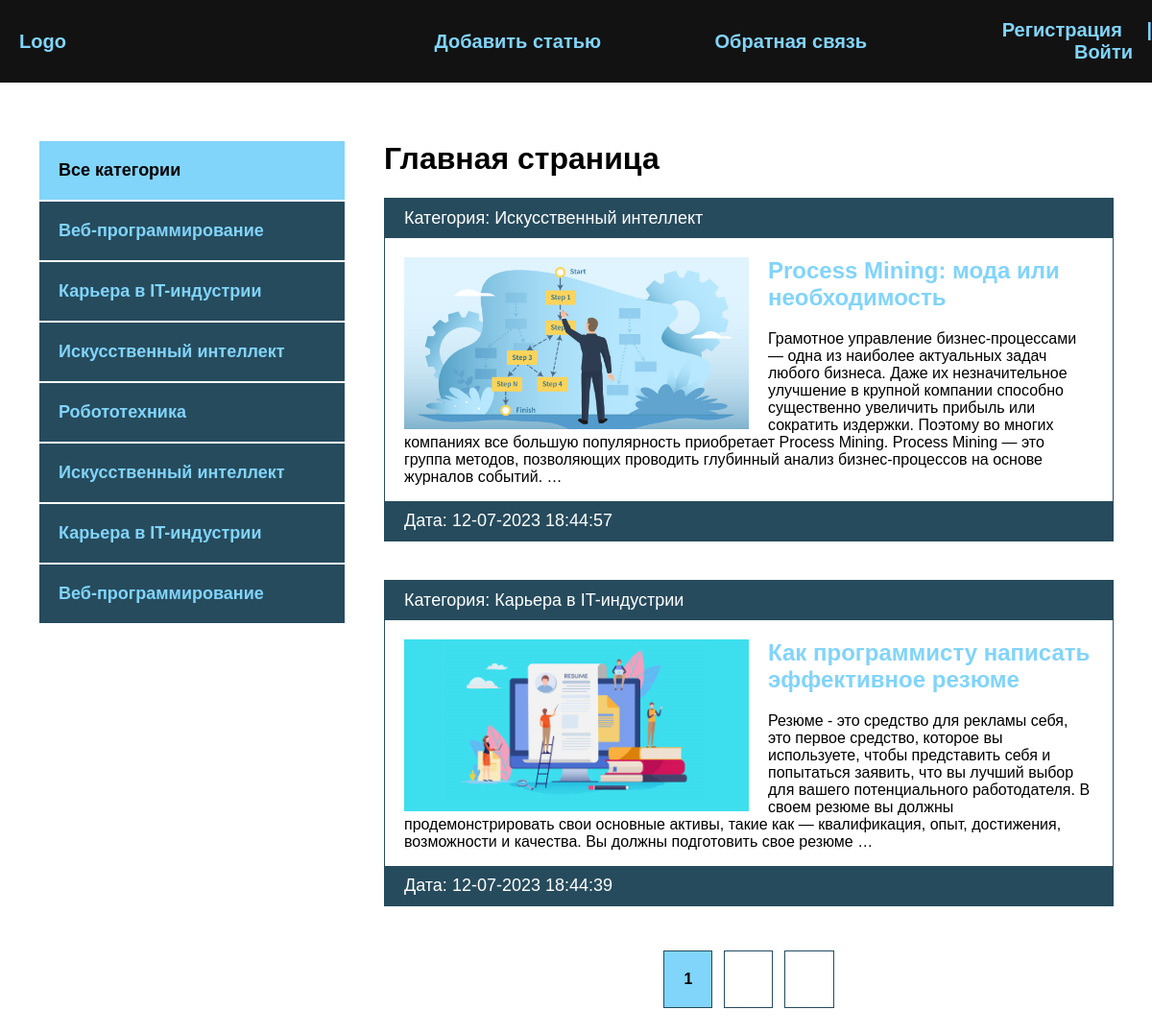
/, run on an earlier commit of the app's database.
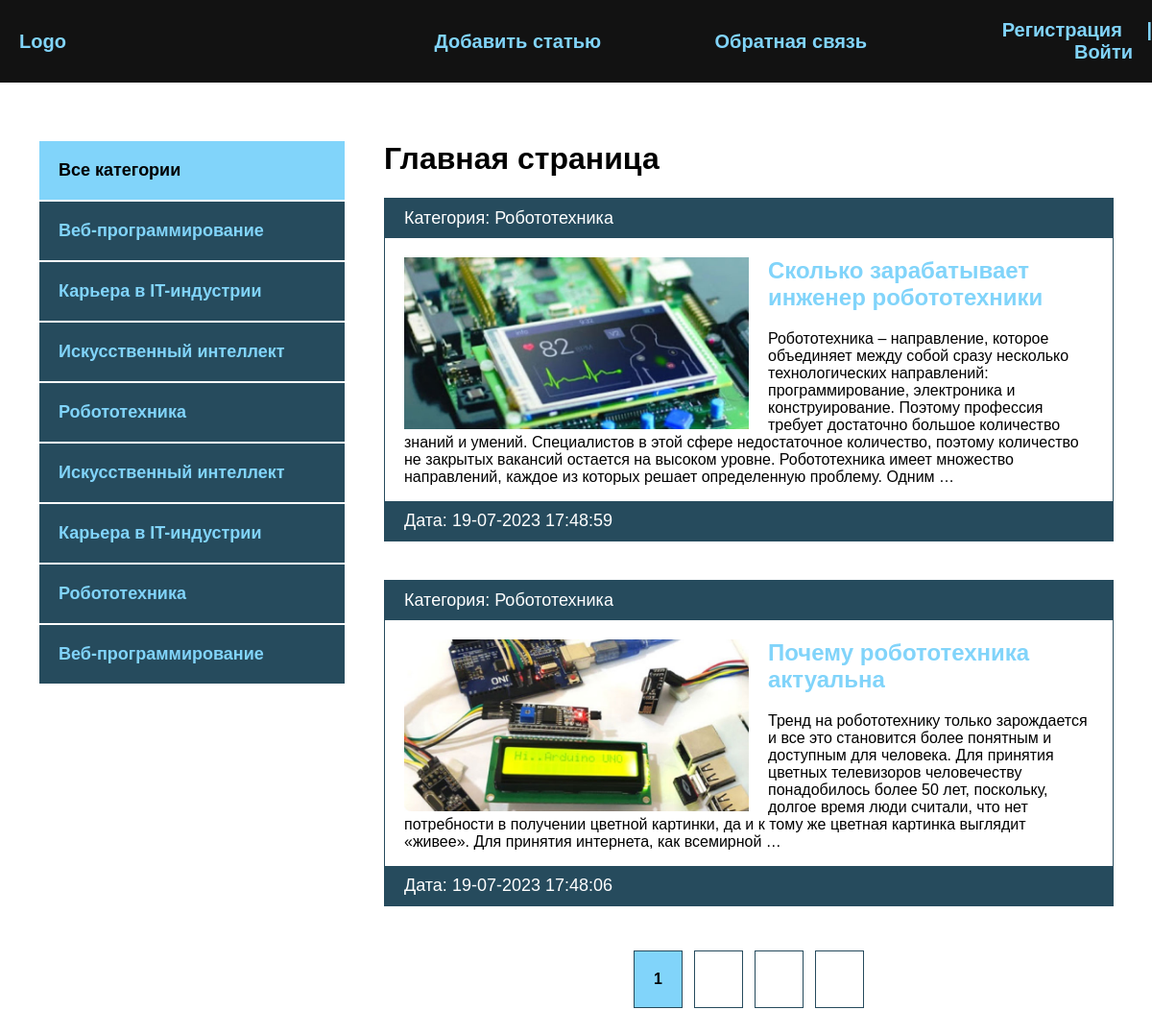
And on a later commit of the database.
### blog/models.py (models this page shows, shortened)
class Category(models.Model):
    name = models.CharField(max_length=100, verbose_name='Категория')
    slug = models.SlugField(max_length=100, unique=True, verbose_name='URL')
    def __str__(self):
        return self.name
    def get_absolute_url(self):
        return reverse('category', kwargs={'cat_slug': self.slug})
    class Meta:
        verbose_name = 'Категорию'
        verbose_name_plural = 'Категории'

class Blog(models.Model):
    title = models.CharField(max_length=255, verbose_name='Название')
    slug = models.SlugField(max_length=255, unique=True, verbose_name='URL')
    content = models.TextField(blank=True, verbose_name='Контент')
    photo = models.ImageField(upload_to="photos/%Y/%m/%d/", blank=True, verbose_name='Фото')
    time_created = models.DateTimeField(auto_now_add=True, verbose_name='Дата публикации')
    time_update = models.DateTimeField(auto_now=True, verbose_name='Дата обновления')
    is_published = models.BooleanField(default=True, verbose_name='Опубликовано')
    cat = models.ForeignKey('Category', on_delete=models.PROTECT, verbose_name='Категория')
    def get_absolute_url(self):
        return reverse('post', kwargs={'post_slug': self.slug})
    class Meta:
        verbose_name = 'Новость'
        verbose_name_plural = 'Новости'
        ordering = ['-time_created']

### blog/views.py (the view)
# urls.py: path('', BlogHome.as_view(), name='index'),
class BlogHome(DataMixin, ListView):
    model = Blog
    template_name = 'blog/index.html'
    context_object_name = 'posts'
    def get_context_data(self, *, object_list=None, **kwargs):
        context = super().get_context_data(**kwargs)
        c_def = self.get_user_context(title='Главная страница')
        return dict(list(context.items()) + list(c_def.items()))
    def get_queryset(self):
        return Blog.objects.filter(is_published=True).select_related('cat')

### blog/templatetags/blog_tags.py (called while the page is built)
@register.inclusion_tag('blog/list_categories.html')
def show_categories(sort=None, cat_selected=0):
    if not sort:
        cats = Category.objects.all()
    else:
        cats = Category.objects.order_by(sort)
    return {'cats': cats, 'cat_selected': cat_selected}

### blog/utils.py (called while the page is built)
    def get_user_context(self, **kwargs):
        context = kwargs
        cats = Category.objects.annotate(Count('blog'))
        user_menu = menu.copy()
        if not self.request.user.is_authenticated:
            user_menu.pop(0)
        context['menu'] = menu
        context['cats'] = cats
        if 'cat_selected' not in context:
            context['cat_selected'] = 0
        return context

### blog/templates/blog/index.html
{% extends 'blog/base.html' %}
{% load static %}
{% block content %}
<h1>{{ title }}</h1>
<ul>
    {% for p in posts %}
    <li>
        <p class="first">Категория: {{ p.cat }}</p>
        <div class="text">
            {% if p.photo %}
            <img class="image" src="{{ p.photo.url }}" alt="">
            {% else %}
            <img class="image" src="{% static 'blog/defult.jpg' %}" alt="">
            {% endif %}
            <h2><a href="{{ p.get_absolute_url }}">{{ p.title }}</a></h2>
            <p>{{ p.content|striptags|truncatewords:50 }}</p>
        </div>
        <p class="date">Дата: {{ p.time_update|date:"d-m-Y H:i:s" }}</p>
    </li>
    {% endfor %}
</ul>
{% endblock %}

### blog/templates/blog/base.html (shortened to what this page needs)
<!DOCTYPE html>
{% load static %}
{% load blog_tags %}
<html lang="en">
<head>
    <link rel="stylesheet" href="{% static 'css/style.css' %}">
</head>
<body>
    <div class="header">
        <div class="wrap">
            <ul class="mainmenu">
                <li class="logo"><a href="{% url 'index' %}">Logo</a></li>
                {% for m in menu %}
                <li class="last"><a href="{% url m.url_name %}">{{ m.title }}</a></li>
                {% endfor %}
                {% if request.user_is_authenticated %}
                <li class="last">{{ user.username }} | <a href="">Выйти</a></li>
                {% else %}
                <li class="last">
                    <a href="{% url 'register' %}">Регистрация</a> | <a href="{% url 'login' %}">Войти</a>
                </li>
                {% endif %}
            </ul>
        </div>
    </div>
    <div class="content">
        <div class="wrap">
            <div class="sidebar">
                <ul>
                    {% if cat_selected == 0 %}
                    <li class="selected">Все категории</li>
                    {% else %}
                    <li><a href="{% url 'index' %}">Все категории</a></li>
                    {% endif %}
                    {% show_categories cat_selected=cat_selected %}
                    {% for c in cats %}
                        {% if c.blog__count > 0 %}
                            {% if c.pk == cat_selected %}
                            <li class="selected">{{ c.name }}</li>
                            {% else %}
                            <li><a href="{{ c.get_absolute_url }}">{{ c.name }}</a></li>
                            {% endif %}
                        {% endif %}
                    {% endfor %}
                </ul>
            </div>
            <div class="main">
                {% block content %}
                {% endblock %}
                {% if page_obj.has_other_pages %}
                <div>
                    <ul class="list-pages">
                        {% for p in paginator.page_range %}
                        {% if page_obj.number == p %}
                        <li class="page-num page-num-selected">
                            {{ p }}
                        </li>
                        {% elif p >= page_obj.number|add:-2 and p <= page_obj.number|add:2 %}
                        <li class="page-num">
                            <a href="?page={{ p }}">{{ p }}</a>
                        </li>
                        {% endif %}
                        {% endfor %}
                        {% if page_obj.has_next %}
                        <li class="page-num">
                            <a href="?page={{ page_obj.next_page_number }}">&gt;</a>
                        </li>
                        {% endif %}
                    </ul>
                </div>
                {% endif %}
            </div>
        </div>
    </div>
</body>
</html>

### blog/templates/blog/list_categories.html
{% for c in cats %}
    {% if c.pk == cat_selected %}
    <li class="selected">{{ c.name }}</li>
    {% else %}
    <li><a href="{{ c.get_absolute_url }}">{{ c.name }}</a></li>
    {% endif %}
{% endfor %}

### blog/static/css/style.css (style rules this page uses)
body { padding: 0; margin: 0; background: #264b5d; font-family: Verdana, Geneva, Tahoma, sans-serif; }
.wrap { max-width: 1200px; margin: 0 auto; }
.content .wrap { background: #FFF; padding: 40px; box-sizing: border-box; display: flex; }
ul { list-style: none; margin: 0; padding: 0; }
a { color: #81d4fa; text-decoration: none; padding: 20px; }
.header { background: #121212; }
.mainmenu { display: flex; font-size: 20px; font-weight: bold; padding: 20px 0; align-items: center; justify-content: space-between; }
.logo { flex-basis: 40%; }
.last { flex-basis: 30%; text-align: right; color: #81d4fa; }
.sidebar ul { width: 320px; margin-right: 40px; margin-top: 20px; }
.sidebar a { padding: 20px; display: block; border: 1px solid #FFF; background: #264b5d; font-weight: bold; font-size: 18px; }
.selected { font-size: 18px; padding: 20px; border: 1px solid #FFF; background: #81d4fa; font-weight: bold; }
.main li { border: 1px solid #264b5d; margin-bottom: 40px; }
.first, .date { padding: 10px 20px; background: #264b5d; font-size: 18px; margin: 0; color: #FFF; }
.image { float: left; margin-right: 20px; max-width: 50%; }
.text { padding: 20px 20px 0; }
.text h2 { margin-top: 0; }
.text a { padding-left: 0; }
.list-pages { display: flex; justify-content: center; }
.list-pages .page-num-selected { background: #81d4fa; padding: 20px; }
.list-pages a { background #264b5d; padding: 20px; display: block; color: #FFF; }
.page-num { margin: 6px; font-weight: bold; }
.last a { display: inline; }

What changed in the data, as far as the page shows it:
no longer on this page (row unchanged): Blog: cat "Искусственный интеллект", photo (picture), title "Process Mining: мода или необходимость", content "Грамотное управление бизнес-процессами — одна из наиболее актуальных задач любого бизнеса. Даже их незначительное улучшение в крупной компании способно существенно увеличить прибыль или сократить издержки. Поэтому во многих компаниях все большую популярность приобретает Process Mining. Process Mining — это группа методов, позволяющих проводить глубинный анализ бизнес-процессов на основе журналов событий. …", time_update "12-07-2023 18:44:57"
no longer on this page (row unchanged): Blog: cat "Карьера в IT-индустрии", photo (picture), title "Как программисту написать эффективное резюме", content "Резюме - это средство для рекламы себя, это первое средство, которое вы используете, чтобы представить себя и попытаться заявить, что вы лучший выбор для вашего потенциального работодателя. В своем резюме вы должны продемонстрировать свои основные активы, такие как — квалификация, опыт, достижения, возможности и качества. Вы должны подготовить свое резюме …", time_update "12-07-2023 18:44:39"
now on one of the page's lists (row unchanged): Category: name "Робототехника"
added Blog: cat "Робототехника", photo (picture), title "Сколько зарабатывает инженер робототехники", content "Робототехника – направление, которое объединяет между собой сразу несколько технологических направлений: программирование, электроника и конструирование. Поэтому профессия требует достаточно большое количество знаний и умений. Специалистов в этой сфере недостаточное количество, поэтому количество не закрытых вакансий остается на высоком уровне. Робототехника имеет множество направлений, каждое из которых решает определенную проблему. Одним …", time_update "19-07-2023 17:48:59"
added Blog: cat "Робототехника", photo (picture), title "Почему робототехника актуальна", content "Тренд на робототехнику только зарождается и все это становится более понятным и доступным для человека. Для принятия цветных телевизоров человечеству понадобилось более 50 лет, поскольку, долгое время люди считали, что нет потребности в получении цветной картинки, да и к тому же цветная картинка выглядит «живее». Для принятия интернета, как всемирной …", time_update "19-07-2023 17:48:06"
